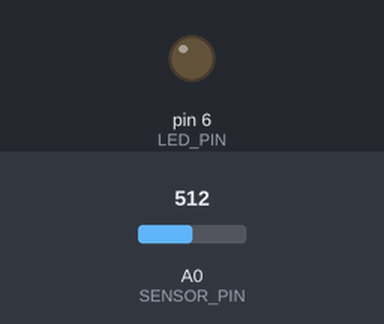
Simulated run of this sketch. Board: Arduino Uno, built with avr-gcc and run on an emulated ATmega328P. Parts: output pins drawn as LEDs (lit = HIGH). The test bench sets the inputs (shaded band); at power-on: A0 (SENSOR_PIN) = 512.

Above: at 1.2 s.
1.3 s: A0 (SENSOR_PIN) set to 55
2.8 s: A0 (SENSOR_PIN) set to 45
At 3.3 s:
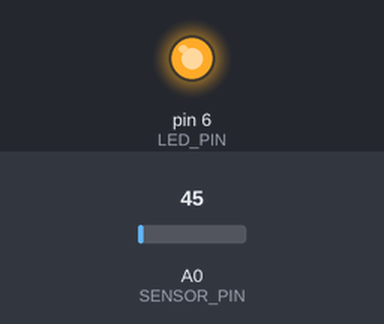
4.3 s: A0 (SENSOR_PIN) set to 122
At 5.5 s:
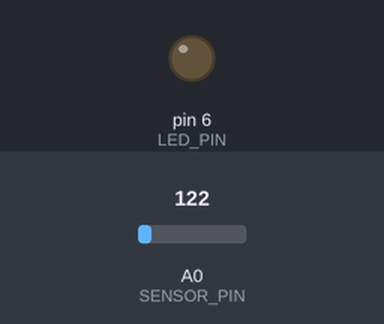
5.8 s: A0 (SENSOR_PIN) set to 40
At 6.7 s:
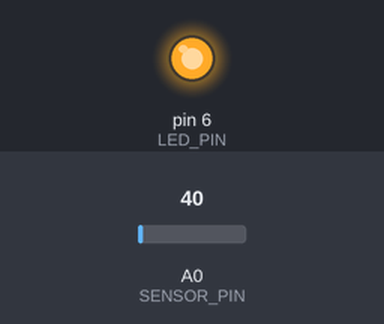
Timing chart, 0 to 8.3 s (numbered marks = the images above; inputs shaded):
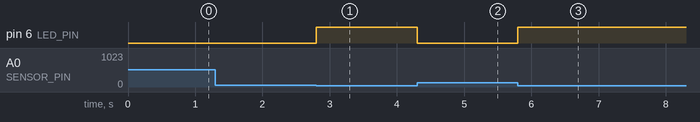

Measured:
- the behaviour switches between 50 and 49 on A0 (SENSOR_PIN) (found by bisection; images 0 and 1)
- after the input at 1.3 s, every drawn part: stays the same
- after the input at 2.8 s, pin 6 (LED_PIN): LOW → HIGH at once
- after the input at 4.3 s, pin 6 (LED_PIN): HIGH → LOW at once
- after the input at 5.8 s, pin 6 (LED_PIN): LOW → HIGH at once

The sketch:

analog.ino
```cpp
const int LED_PIN = 6; // LED connected to pin 6 on ardruino.
const int SENSOR_PIN = A0; //sensor sends data to pin A0.
int analogValue; //used to capture the analog value given by the photoresistor.

void setup() {
  // put your setup code here, to run once:

  pinMode(LED_PIN, OUTPUT); //we will ouput to the led light, to turn it off or on

}

void loop() {
  // put your main code here, to run repeatedly:
  analogValue = analogRead(SENSOR_PIN); //read the sensor value
  if(analogValue < 50){ //if its below a threshold value, turn the led on
    digitalWrite(LED_PIN,HIGH);
  }
  else{
    digitalWrite(LED_PIN,LOW); //turn it back off once enough light is restored
  }
}
```
